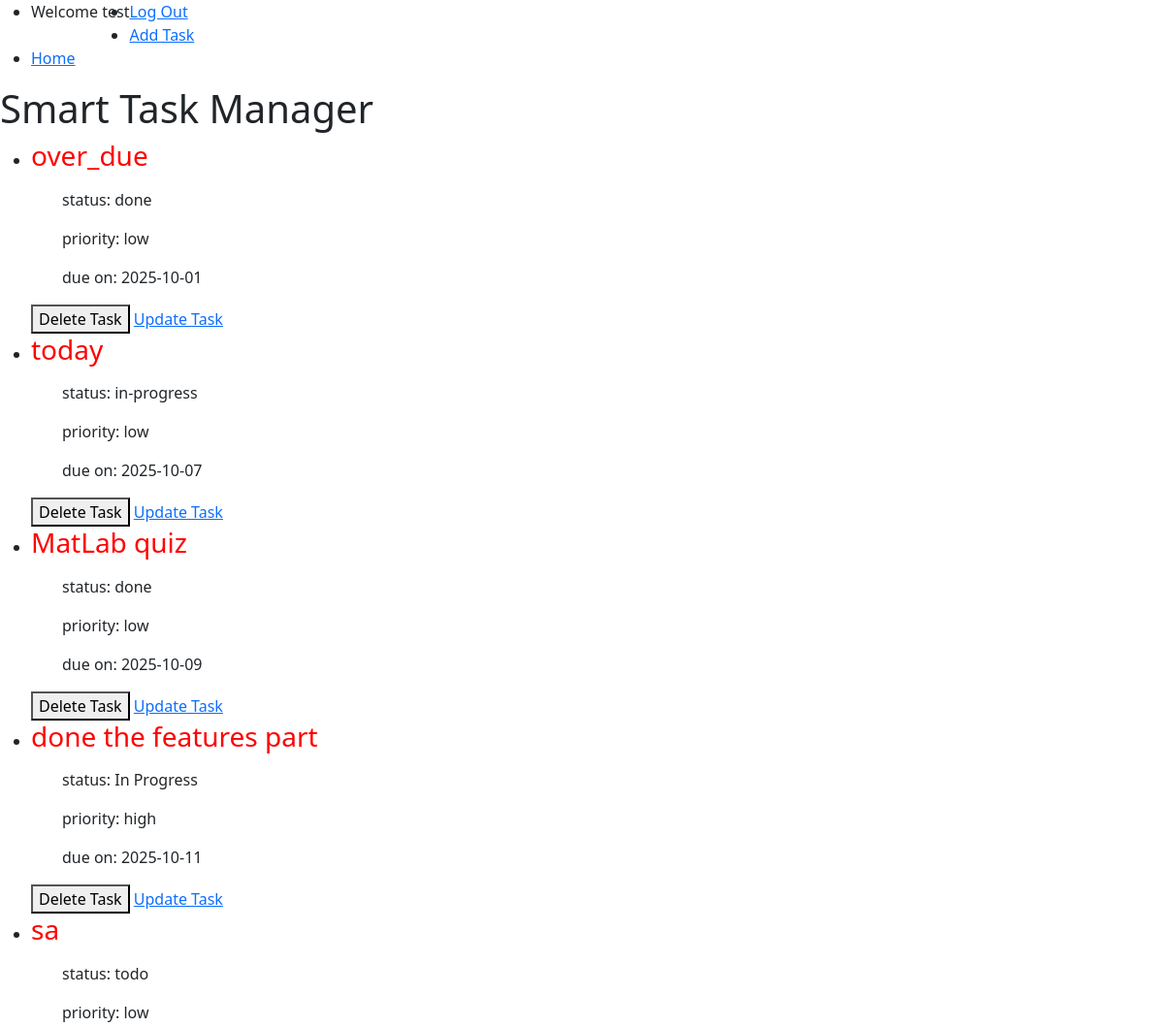
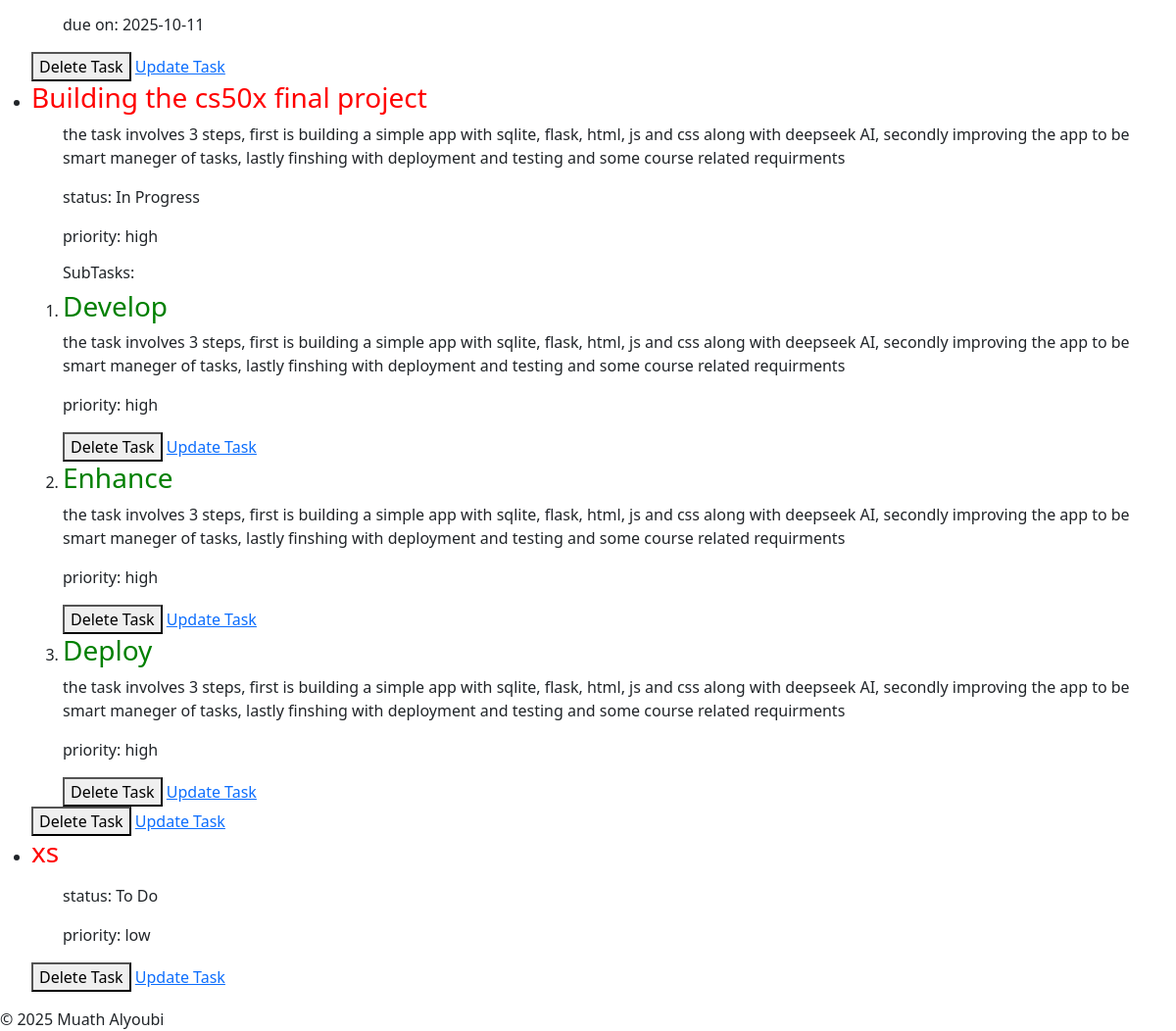
/tasks (signed in), run on an earlier commit of the app's database (2 pictures, top to bottom).
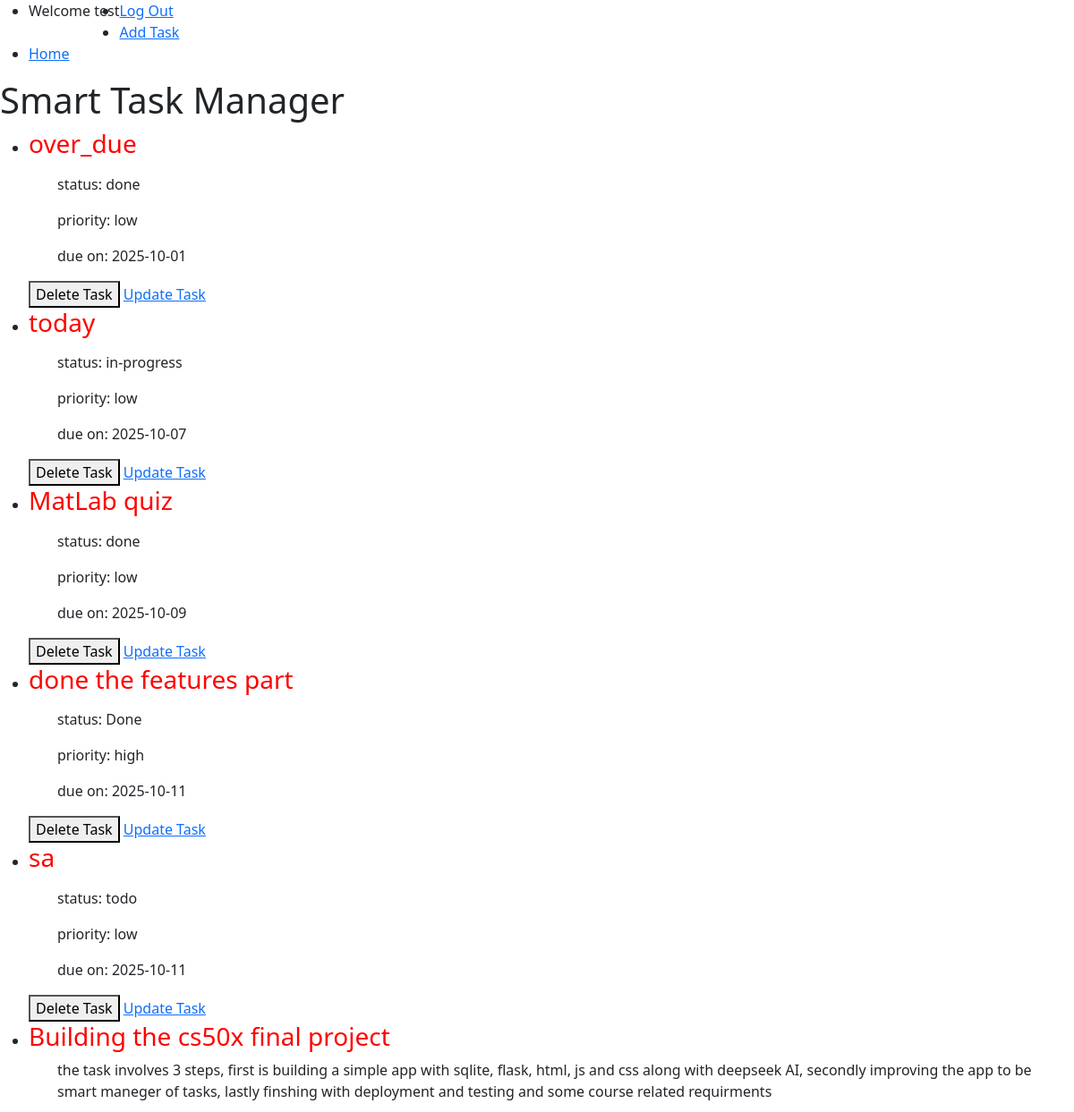
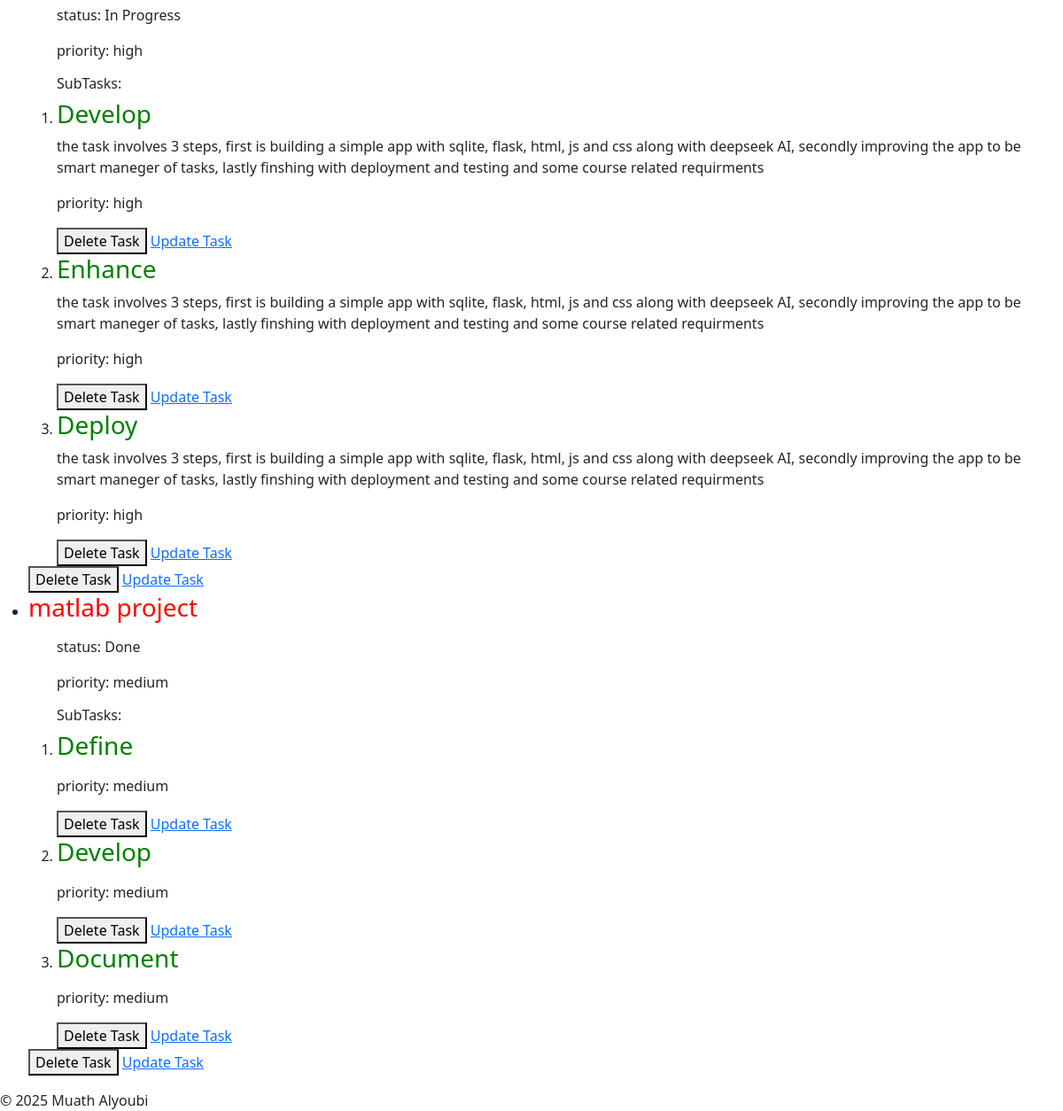
And on a later commit of the database (2 pictures, top to bottom).
### tables this page shows
CREATE TABLE tasks(
                id INTEGER PRIMARY KEY AUTOINCREMENT NOT NULL,
                title TEXT NOT NULL,
                user_id INTEGER NOT NULL,
                description TEXT,
                status TEXT NOT NULL DEFAULT 'To Do',
                created_at TIMESTAMP DEFAULT CURRENT_TIMESTAMP, 
                priority TEXT NOT NULL, 
                due_date DATE, parent_id INTEGER DEFAULT NULL,  
                FOREIGN KEY (user_id) REFERENCES users(id) ON DELETE CASCADE
                );

### app.py (the view)
@app.route("/tasks")
@login_required
def tasks():
    tasks =  get_tasks_by_user(session["user_id"])
    subtasks = get_subtasks(session["user_id"])
    return render_template("tasks.html", tasks=tasks,  subtasks=subtasks)

### db.py (called while the page is built)
def get_db():
    if "db" not in g:
        g.db = sqlite3.connect(
            DATABASE,
            detect_types=sqlite3.PARSE_DECLTYPES,
            check_same_thread=False
        )
        g.db.row_factory = sqlite3.Row
    return g.db

def get_tasks_by_user(user_id):
    db = get_db()
    return db.execute(
        f"""SELECT * FROM tasks WHERE user_id = ? {oredr_state}
        """,(user_id,)).fetchall()

def get_subtasks(user_id):
    db = get_db()
    return db.execute(
        "SELECT * FROM tasks WHERE user_id = ? AND parent_id IS NOT NULL ORDER BY parent_id",
        (user_id,)).fetchall()

### helpers.py (called while the page is built)
def login_required(f):
    @wraps(f)
    def decorated_function(*args, **kwargs):
        if session.get("user_id") is None:
            return redirect(url_for('login', next=request.url))
        return f(*args, **kwargs)
    return decorated_function

### templates/tasks.html (shortened to what this page needs)
{% extends "layout.html" %}
{% block body %}
    <header>
        <h1>Smart Task Manager</h1>
    </header>
    <main>
        <section id="tasks">
            <ul>
                {% for task in tasks %}
                    {% if task.parent_id is none %}
                        <li>
                            <h3 style="color: red;">{{ task.title }}</h3>
                            <ul>
                                <p>{{ task.description }}</p>
                                <p>status: {{ task.status }}</p>
                                <p>priority: {{ task.priority }}</p>
                                {% if task.due_date is not none %}
                                    <p>due on: {{ task.due_date }}</p>
                                {% endif %}
                            </ul>
                                {% set ns = namespace(printed=false) %}
                                <ol>
                                {% for sub in subtasks %}
                                    {% if sub.parent_id == task.id %}
                                        {% if not ns.printed %}
                                            <h6>SubTasks:</h6>
                                            {% set ns.printed = true %}
                                        {% endif %}
                                    <li>
                                        <h3 style="color: green;">{{ sub.title }}</h3>
                                        <p>{{ task.description }}</p>
                                        <p>priority: {{ task.priority }}</p>
                                        <button onclick="deleteTask('{{ task.id }}')" id="delete-task">Delete Task</button>
                                        <a href="{{ url_for('editTask', id=sub.id) }}" id="update-task">Update Task</a>
                                    </li>
                                    {% endif %}
                            {% endfor %}
                            </ol>
                            <button onclick="deleteTask('{{ task.id }}')" id="delete-task">Delete Task</button>
                            <a href="{{ url_for('editTask', id=task.id) }}" id="update-task">Update Task</a>
                        </li>
                    {% endif %}
                {% endfor %}
            </ul>
        </section>
    </main>
{% endblock %}

### templates/layout.html (shortened to what this page needs)
<!DOCTYPE html>
<html lang="en">
    <head>
        <link rel="stylesheet" href="{{ url_for('static', filename='css/style.css') }}">
        <link href="https://getbootstrap.com/docs/5.3/assets/css/docs.css" rel="stylesheet">
        <link href="https://cdn.jsdelivr.net/npm/bootstrap@5.3.8/dist/css/bootstrap.min.css" rel="stylesheet">
    </head>
    <body>
        <nav id="navbar">
            {% if session["username"] %}
                <ul>
                    <li style="float: left;"><p>Welcome {{ session["username"] }}</p></li>
                    <li><a href="/logout">Log Out</a></li>
                    <li><a href="/addtask">Add Task</a></li>
                    <li><a href="/">Home</a></li>
                </ul>
            {% else %}
                <ul>
                    <li><a href="/login">Log In</a></li>
                    <li><a href="/register">Register</a></li>
                </ul>
            {% endif %}
        </nav>
        {% block body %}{% endblock %}
        <footer>
            &copy; 2025 Muath Alyoubi
        </footer>
    </body>
</html>

What changed in the data, as far as the page shows it:
removed tasks: title "xs", status "To Do", priority "low", shown under "Smart Task Manager"
changed tasks "done the features part": status "In Progress" → "Done"
added tasks: title "matlab project", status "Done", priority "medium", shown under "Smart Task Manager"
added tasks: shows "SubTasks:", title "Define", shown under "matlab project"
added tasks: title "Develop", shown under "matlab project"
added tasks: title "Document", shown under "matlab project"
